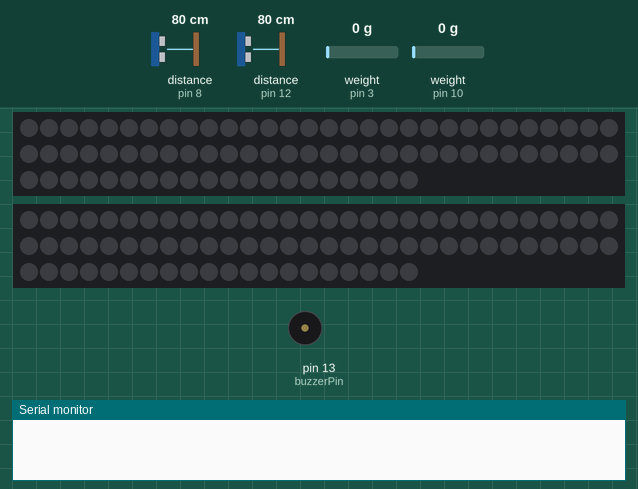
A sketch run on a simulated Arduino Uno, built with avr-gcc and run on an emulated ATmega328P. On the bench: 2 × 80 RGB LEDs in strip order, left to right, continuing on the next row, buzzer (waves = sounding), the last lines printed to the serial monitor. The inputs (shaded band) are chosen by the test bench; at power-on: weight on the scale (sensors on pin 3, pin 10) 0 g, distance to the obstacle (sensors on pin 12, pin 8) 80 cm. The echo pulse lasts 58.3 µs per cm.

Above: at 12.8 s.
12.9 s: weight on the scale (sensor on pin 3) set to 1250 g
24.5 s: weight on the scale (sensor on pin 10) set to 100 g
28.0 s: distance to the obstacle (sensor on pin 12) set to 2 cm
At 29.41 s:
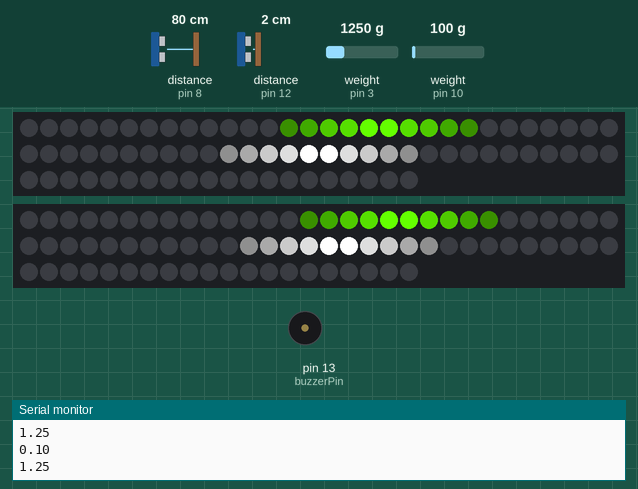
31.5 s: weight on the scale (sensor on pin 10) set to 1250 g
At 36.2 s:
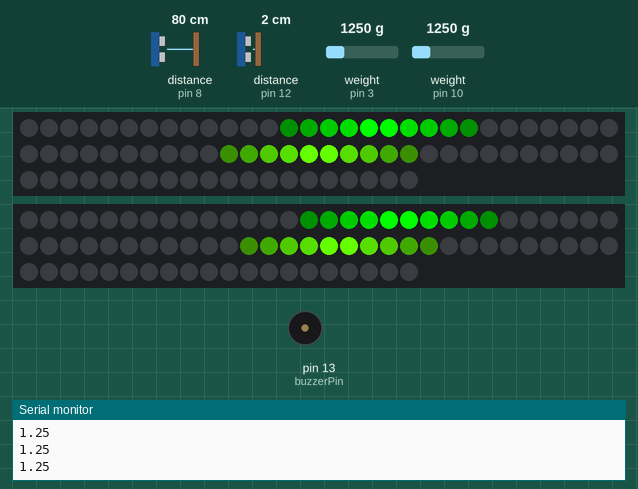
38.6 s: weight on the scale (sensor on pin 10) set to 30 g
At 38.88 s:
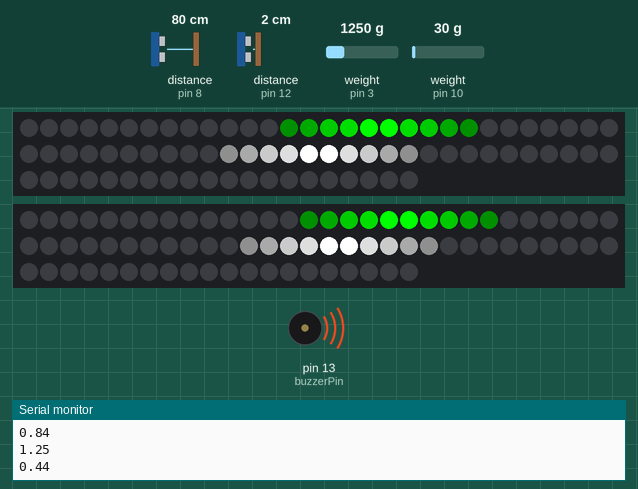
42.1 s: distance to the obstacle (sensor on pin 8) set to 2 cm
At 43.15 s:
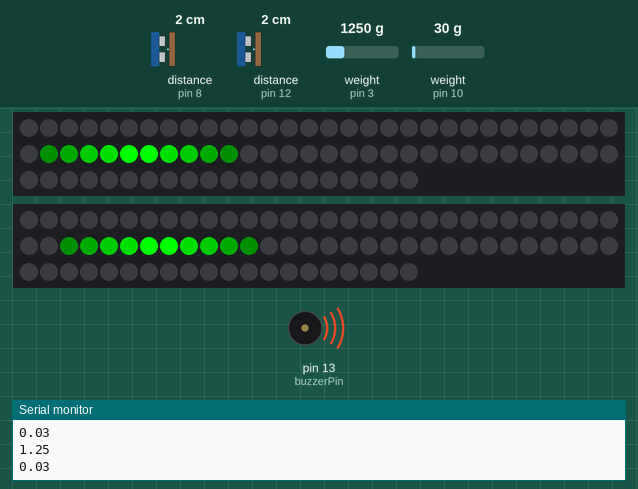
Timing chart, 0 to 46.6 s (numbered marks = the images above; inputs shaded):
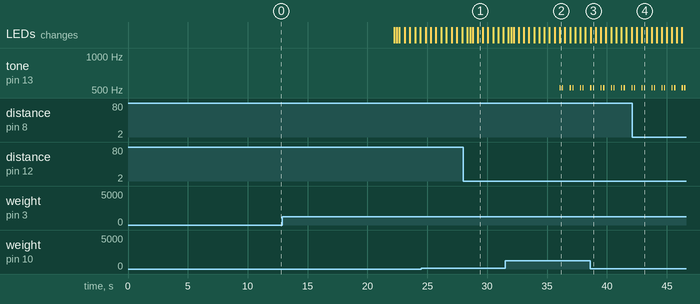

Measured:
- after the input at 28.0 s, the LEDs: first change after 0.34 s (image 1 shows a later state)
- after the input at 31.5 s, the LEDs: first differ from a run without the input after 0.49 s (image 2 shows a later state)
- after the input at 38.6 s, the LEDs: change at once (image 3)
- after the input at 42.1 s, the LEDs: first differ from a run without the input after 0.80 s (image 4)
- what the display in image 2 shows lasts 0.4 s, from 36.1 s to 36.5 s

The sketch:

LitLaneProtoCode.ino
```cpp
/*This code operates a smart bike lane prototype for CPLN571 course at UPenn. With this code, the bike lane can tell
 *where the location of a biker is and shine lights to protect the biker. The lane activates when the weight sensors sense the weight
 *of a bike. When the weight is too high (indicating a car/bus), the bike lane blinks yellow and after a few seconds blinks red and plays
 *an alarm. This is to notify the car to clear the bikelane.  */


#include <Time.h>
#include <TimeLib.h>
#include <FastLED.h>
#include <NewPing.h>
#include <HX711.h>
#include <NewTone.h>

//inititate settings
#define NUM_LEDS 80
const int ledLength = 10;
#define MAX_DISTANCE 80
float bikeweight = 0.06;
float carweight = 1;
float blinkmax = 30;
int blinkspeed = 350;

//initiate pins
#define LED_PIN 5
#define LED_PIN2 4
#define TRIGGER_PIN  7
#define ECHO_PIN     8
#define TRIGGER_PIN2  11
#define ECHO_PIN2     12
#define buzzerPin     13
#define DOUT  3
#define CLK  2
#define DOUT2  10
#define CLK2  9

//initiate global variables
long distance1, distance2;
long distance1a, distance1b, distance1c, distance2a, distance2b, distance2c, distance1d, distance2d;
float weight1, weight1a, weight1b, weight1c;
float weight2, weight2a, weight2b, weight2c;
float blinkcount1, blinkcount2 = 0;
long previousMillis = 0;
int ledValue1, ledValue2;
int sensorValue;
int dimCount;
int DimArray[10] = {240,210,150,100,0,0,100,150,210,240};

//initiate components
CRGB leds[NUM_LEDS];
CRGB leds2[NUM_LEDS];

HX711 scale(DOUT, CLK);
HX711 scale2(DOUT2, CLK2);
float calibration_factor = -7050; //-7050 worked for my 440lb max scale setup

NewPing sonar1(TRIGGER_PIN, ECHO_PIN, MAX_DISTANCE);
NewPing sonar2(TRIGGER_PIN2, ECHO_PIN2, MAX_DISTANCE);


void setup() {
  //set up components
  FastLED.addLeds<WS2811, LED_PIN>(leds, NUM_LEDS).setCorrection( TypicalLEDStrip );
  FastLED.addLeds<WS2811, LED_PIN2>(leds2, NUM_LEDS).setCorrection( TypicalLEDStrip );

  pinMode(TRIGGER_PIN, OUTPUT);
  pinMode(ECHO_PIN, INPUT);

  Serial.begin(9600);

  scale.set_scale();
  scale.tare();

  scale2.set_scale();
  scale2.tare();

  long zero_factor = scale.read_average(100); //Get a baseline reading
  long zero_factor2 = scale2.read_average(100); //Get a baseline reading

}

void loop() {
    //obtain and smooth distance from distance sensor 1
    distance1d = distance1c;
    distance1c = distance1b;
    distance1b = distance1a;
    distance1a = sonar1.ping_cm();
    distance1 = (distance1a + distance1b + distance1c)/3;

    //obtain and smooth distance from distance sensor 2
    distance2d = distance2c;
    distance2c = distance2b;
    distance2b = distance2a;
    distance2a = sonar2.ping_cm();
    distance2 = (distance2a + distance2b + distance2c)/3;

    //obtain and smooth weight from load sensor 1
    scale.set_scale(calibration_factor); //Adjust to this calibration factor
    weight1a = weight1b;
    weight1b = weight1c;
    weight1c = scale.get_units();
    weight1 = (weight1a + weight1b + weight1c)/3;

    //obtain and smooth weight from load sensor 2
    scale2.set_scale(calibration_factor); //Adjust to this calibration factor
    weight2a = weight2b;
    weight2b = weight2c;
    weight2c = scale2.get_units();
    weight2 = (weight2a + weight2b + weight2c)/3;

    //Map distance values to reflect correct location on the LED strips
    ledValue1 = map(distance1, 0, 55, 0, 35);
    ledValue1 = abs(ledValue1 - 35);

    ledValue2 = map(distance2, 0, 55, 42, 70);

    Serial.println(weight1);
    Serial.println(weight2);

    //delay(250);


    //Clear past LED configuration and reset fade index
    FastLED.clear();
    dimCount = 0;


    //configure lights in first section of LED strip depending on weight and times blinked
    if(weight1 > bikeweight){

      //condition for yellow lights
      if(weight1 >= carweight && blinkcount1 < blinkmax){

          //start time to configure yellow lights blinking
          unsigned long currentMillis = millis();

          //turn yellow lights on when millis is between 500 and 1000
          if((currentMillis - previousMillis >= blinkspeed) && (currentMillis - previousMillis < (blinkspeed*2))){
            for(int led = ledValue1-3; led < ledValue1+7; led++) {
              leds[led] = CRGB(100,255,0);
              leds[led].fadeToBlackBy(DimArray[dimCount]);
              leds2[led + 1] = CRGB(100,255,0);
              leds2[led + 1].fadeToBlackBy(DimArray[dimCount]);
              dimCount = dimCount + 1;}

              blinkcount1 = blinkcount1 + 1;}

          //turn lights off when millis is smaller then 500
          else if(currentMillis - previousMillis < blinkspeed){
            for(int led = ledValue1-3; led < ledValue1+7; led++) {
              leds[led] = CRGB::Black;
              leds2[led + 1] = CRGB::Black;}
              }

          //When greater than a 100, reset millis
          else{
              previousMillis = currentMillis;
              }}

       //condition for red lights
       else if(weight1 >= carweight && blinkcount1 >= blinkmax){
          //start time to configure red lights blinking
          unsigned long currentMillis = millis();
          if((currentMillis - previousMillis >= blinkspeed) && (currentMillis - previousMillis < (blinkspeed*2))){
            for(int led = ledValue1-3; led < ledValue1+7; led++) {

              //unlike the yellow lights, red lights include a sound response
              NewTone(buzzerPin, 523, 100);

              leds[led] = CRGB(0,255,0);
              leds[led].fadeToBlackBy(DimArray[dimCount]);
              leds2[led + 1] = CRGB(0,255,0);
              leds2[led + 1].fadeToBlackBy(DimArray[dimCount]);
              dimCount = dimCount + 1;}
              dimCount = 0;
              }

           else if(currentMillis - previousMillis < blinkspeed){
             for(int led = ledValue1-3; led < ledValue1+7; led++) {
              leds[led] = CRGB::Black;
              leds2[led + 1] = CRGB::Black;}
              }
           else{
              previousMillis = currentMillis;
              }}


        else{
          for(int led = ledValue1-3; led < ledValue1+7; led++) {
            leds[led] = CRGB::White;
            leds[led].fadeToBlackBy(DimArray[dimCount]);
            leds2[led + 1] = CRGB::White;
            leds2[led + 1].fadeToBlackBy(DimArray[dimCount]);
            dimCount = dimCount + 1;
            blinkcount1 = 0;}}
          }

     //reset dim index in preparation for activating the second portion of the LED strip (the same way as the first)
     dimCount = 0;

     if(weight2 >= bikeweight){
        if(weight2 >= carweight && blinkcount2 < blinkmax){
          unsigned long currentMillis = millis();
          if((currentMillis - previousMillis >= blinkspeed) && (currentMillis - previousMillis < (blinkspeed*2))){
            for(int led = ledValue2-3; led < ledValue2+7; led++) {
              leds[led] = CRGB(100,255,0);
              leds[led].fadeToBlackBy(DimArray[dimCount]);
              leds2[led + 1] = CRGB(100,255,0);
              leds2[led + 1].fadeToBlackBy(DimArray[dimCount]);
              dimCount = dimCount + 1;}

              blinkcount2 = blinkcount2 + 1;}
          else if(currentMillis - previousMillis < blinkspeed){
            for(int led = ledValue2-3; led < ledValue2+7; led++) {
              leds[led] = CRGB::Black;
              leds2[led + 1] = CRGB::Black;}
              }
          else{
              previousMillis = currentMillis;
              }}

        else if(weight2 >= carweight && blinkcount2 >= blinkmax){
          unsigned long currentMillis = millis();
          if((currentMillis - previousMillis >= blinkspeed) && (currentMillis - previousMillis < (blinkspeed*2))){
            for(int led = ledValue2-3; led < ledValue2+7; led++) {
              NewTone(buzzerPin, 523, 100);
              leds[led] = CRGB(0,255,0);
              leds[led].fadeToBlackBy(DimArray[dimCount]);
              leds2[led + 1] = CRGB(0,255,0);
              leds2[led + 1].fadeToBlackBy(DimArray[dimCount]);
              dimCount = dimCount + 1;}
              dimCount = 0;
              }
          else if(currentMillis - previousMillis < blinkspeed){
            for(int led = ledValue2-3; led < ledValue2+7; led++) {
              leds[led] = CRGB::Black;
              leds2[led + 1] = CRGB::Black;}
              }
          else{
              previousMillis = currentMillis;
              }}

        else{
          for(int led = ledValue2-3; led < ledValue2+7; led++) {
            leds[led] = CRGB::White;
            leds[led].fadeToBlackBy(DimArray[dimCount]);
            leds2[led + 1] = CRGB::White;
            leds2[led + 1].fadeToBlackBy(DimArray[dimCount]);
            dimCount = dimCount + 1;
            blinkcount2 = 0;}}
     }


FastLED.show();

}
```
